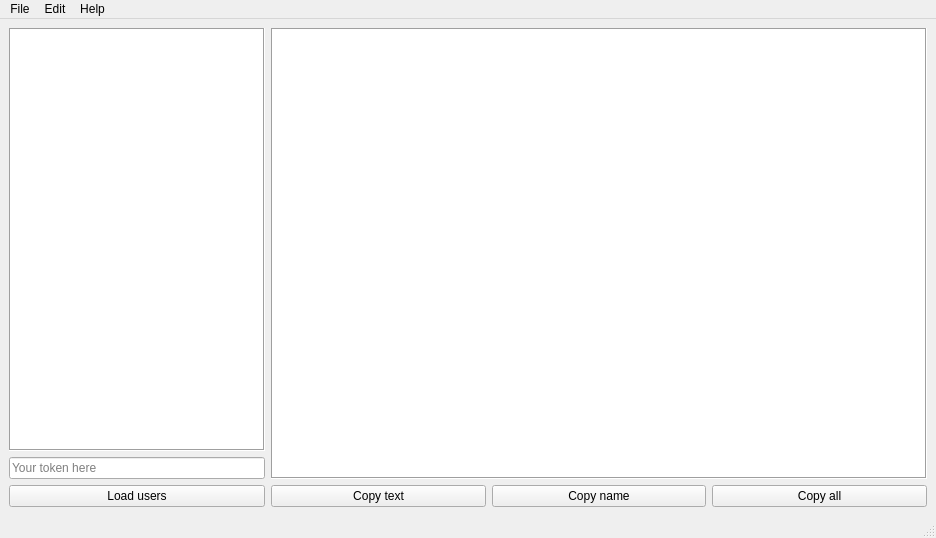
<?xml version="1.0" encoding="UTF-8"?>
<ui version="4.0">
 <class>MainWindow</class>
 <widget class="QMainWindow" name="MainWindow">
  <property name="geometry">
   <rect>
    <x>0</x>
    <y>0</y>
    <width>936</width>
    <height>538</height>
   </rect>
  </property>
  <property name="windowTitle">
   <string>Discord chat export</string>
  </property>
  <widget class="QWidget" name="centralwidget">
   <layout class="QGridLayout" name="gridLayout">
    <item row="0" column="0">
     <layout class="QVBoxLayout" name="verticalLayout">
      <item>
       <widget class="QListWidget" name="listWidget">
        <property name="sizePolicy">
         <sizepolicy hsizetype="Minimum" vsizetype="Expanding">
          <horstretch>0</horstretch>
          <verstretch>0</verstretch>
         </sizepolicy>
        </property>
        <property name="frameShape">
         <enum>QFrame::Box</enum>
        </property>
       </widget>
      </item>
      <item>
       <widget class="QLineEdit" name="lineEdit">
        <property name="sizePolicy">
         <sizepolicy hsizetype="Minimum" vsizetype="Fixed">
          <horstretch>0</horstretch>
          <verstretch>0</verstretch>
         </sizepolicy>
        </property>
        <property name="placeholderText">
         <string>Your token here</string>
        </property>
       </widget>
      </item>
      <item>
       <widget class="QPushButton" name="pushButton">
        <property name="text">
         <string>Load users</string>
        </property>
       </widget>
      </item>
     </layout>
    </item>
    <item row="0" column="1">
     <layout class="QVBoxLayout" name="verticalLayout_2">
      <item>
       <widget class="QListWidget" name="listWidget_2">
        <property name="frameShape">
         <enum>QFrame::Box</enum>
        </property>
       </widget>
      </item>
      <item>
       <layout class="QHBoxLayout" name="horizontalLayout">
        <item>
         <widget class="QPushButton" name="pushButton_2">
          <property name="text">
           <string>Copy text</string>
          </property>
         </widget>
        </item>
        <item>
         <widget class="QPushButton" name="pushButton_3">
          <property name="text">
           <string>Copy name</string>
          </property>
         </widget>
        </item>
        <item>
         <widget class="QPushButton" name="pushButton_4">
          <property name="text">
           <string>Copy all</string>
          </property>
         </widget>
        </item>
       </layout>
      </item>
     </layout>
    </item>
   </layout>
  </widget>
  <widget class="QMenuBar" name="menubar">
   <property name="geometry">
    <rect>
     <x>0</x>
     <y>0</y>
     <width>936</width>
     <height>26</height>
    </rect>
   </property>
   <widget class="QMenu" name="menuFile">
    <property name="title">
     <string>File</string>
    </property>
    <addaction name="actionOpen"/>
    <addaction name="actionSave"/>
    <addaction name="separator"/>
    <addaction name="actionAbout_me"/>
   </widget>
   <widget class="QMenu" name="menuEdit">
    <property name="title">
     <string>Edit</string>
    </property>
    <addaction name="actionClear"/>
    <addaction name="actionClear_all"/>
   </widget>
   <widget class="QMenu" name="menuHelp">
    <property name="title">
     <string>Help</string>
    </property>
    <addaction name="actionHow_to_get_token"/>
   </widget>
   <addaction name="menuFile"/>
   <addaction name="menuEdit"/>
   <addaction name="menuHelp"/>
  </widget>
  <widget class="QStatusBar" name="statusbar"/>
  <action name="actionOpen">
   <property name="text">
    <string>Open</string>
   </property>
  </action>
  <action name="actionSave">
   <property name="text">
    <string>Save</string>
   </property>
  </action>
  <action name="actionAbout_me">
   <property name="text">
    <string>About me</string>
   </property>
  </action>
  <action name="actionClear">
   <property name="text">
    <string>Clear</string>
   </property>
  </action>
  <action name="actionClear_all">
   <property name="text">
    <string>Clear all</string>
   </property>
  </action>
  <action name="actionHow_to_get_token">
   <property name="text">
    <string>How to get token</string>
   </property>
  </action>
 </widget>
 <resources/>
 <connections/>
</ui>
